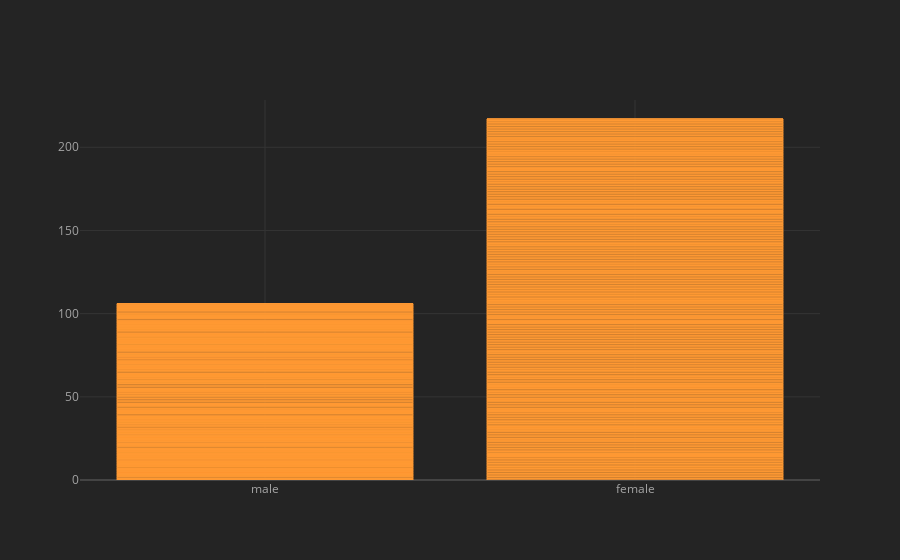

The code cell stored with this chart in its notebook:
### Code cell
titanic.iplot(kind="bar", x="sex", y="survived")

### Figure 1 — Plotly figure (JSON) as saved in the notebook; plotly's stock layout.template omitted (floating-point values rounded to 4 significant figures; data arrays with more than 128 entries replaced by an {"elided": "..."} marker saying what was removed)
{"data": [{"marker": {"color": "rgba(255, 153, 51, 0.6)", "line": {"color": "rgba(255, 153, 51, 1.0)", "width": 1}}, "name": "survived", "orientation": "v", "text": "", "type": "bar", "x": {"elided": "784 str values"}, "y": {"elided": "784 int values"}}], "layout": {"legend": {"bgcolor": "#242424", "font": {"color": "#F4F4F4"}}, "paper_bgcolor": "#242424", "plot_bgcolor": "#242424", "title": {"font": {"color": "#F4F4F4"}}, "xaxis": {"gridcolor": "#343434", "showgrid": true, "tickfont": {"color": "#A4A4A4"}, "title": {"font": {"color": "#A4A4A4"}, "text": ""}, "zerolinecolor": "#444444"}, "yaxis": {"gridcolor": "#343434", "showgrid": true, "tickfont": {"color": "#A4A4A4"}, "title": {"font": {"color": "#A4A4A4"}, "text": ""}, "zerolinecolor": "#444444"}}}
